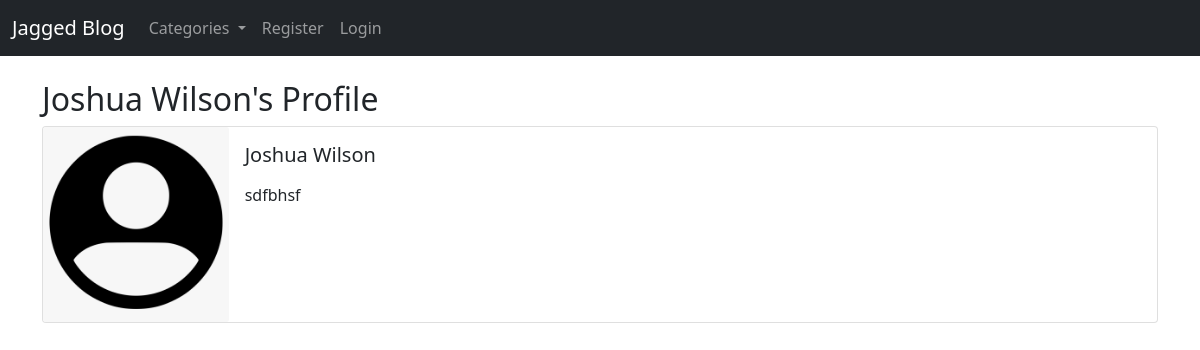
/members/1/profile/, run on the app's committed database.
### blogapp/models.py (models this page shows, shortened)
class Profile(models.Model):
  user = models.OneToOneField(User, null=True, on_delete=models.CASCADE)
  bio = models.TextField()
  profile_pic = models.ImageField(null=True, blank=True, upload_to="images/profile/")
  website_url = models.CharField(max_length=255, null=True, blank=True)
  facebook_url = models.CharField(max_length=255, null=True, blank=True)
  twitter_url = models.CharField(max_length=255, null=True, blank=True)
  instagram_url = models.CharField(max_length=255, null=True, blank=True)
  pinterest_url = models.CharField(max_length=255, null=True, blank=True)

### members/views.py (the view)
# urls.py: path('<int:pk>/profile/', ShowProfilePageView.as_view(), name='show_profile_page'),
class ShowProfilePageView(DetailView):
  model = Profile
  template_name = 'registration/user_profile.html'
  def get_context_data(self, *args, **kwargs):
    users = Profile.objects.all()
    context = super(ShowProfilePageView, self).get_context_data(*args, **kwargs)
    page_user = get_object_or_404(Profile, id=self.kwargs['pk'])
    context["page_user"] = page_user
    return context

### blogapp/context_processors.py (called while the page is built)
def extras(request):
  category_menu = Category.objects.all()
  return {'category_menu': category_menu}

### blogapp/models.py (called while the page is built)
  def __str__(self):
    return self.name

### members/templates/registration/user_profile.html (shortened to what this page needs)
{% extends 'base.html' %}
{% load static %}
{% block content %}
{% if page_user.user.first_name %}
  <h2>{{ page_user.user.first_name }} {{ page_user.user.last_name }}'s Profile</h2>
{% else %}
  <h2>Anonymous Profile</h2>
{% endif %}
<div class="card mb-3">
  <div class="row g-0">
    <div class="col-md-2">
      {% if page_user.profile_pic %}
        <img src="{{ page_user.profile_pic.url }}" class="card-img" alt="...">
      {% else %}
        <img src="/media/images/avatar.png" class="card-img" alt="...">
      {% endif %}
    </div>
    <div class="col-md-10">
      <div class="card-body">
        <h5 class="card-title">
          {{ page_user.user.first_name }} {{ page_user.user.last_name }}
        </h5>
        <p class="card-text">{{ page_user.bio }}</p>
      </div>
    </div>
  </div>
</div>
{% endblock %}

### data on the page
Profile: user.first_name "Joshua", user.last_name "Wilson", bio "sdfbhsf"
